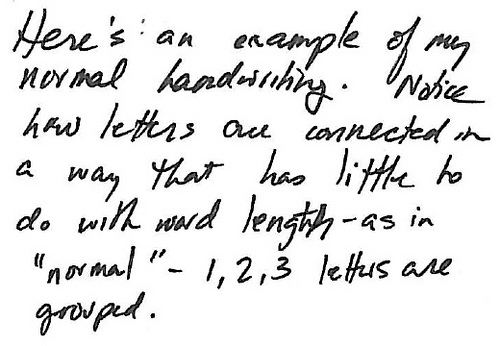
#> input picture data/testEN2.jpg, 500 x 346 px; its folder holds only this picture in this run
$ python -i WordSegmentation.py   (imports and definitions only)   (older library calls are emulated)
#> lines starting #> are read from the running program, lines starting #| are printed output that depends on the picture; after the words box and inside, x2 and y2 are one past the last pixel; in counts of white or black regions, pixels touching at a corner belong together
#> further down, picture is the input picture: shape (346, 500); min 0, max 255, mean 228.9
import math
import cv2
import numpy as np
import statistics

img = np.array([])

userAnswer = 0

userAnswerCode = {
  'correct':0,
  'none':1,
  'modify':2,
  'add':3,
  'modify&add':4
}

userBox = []


def isOutlier(box, boxes):
  """
    Comprueba si la caja box=(x, y, w, h) sobresale de entre las demas y probablemente no está bien segmentada.
    Esta implementación solo tiene en cuenta cuanto se desvia la altura de la caja de la media de las cajas.
    TODO: mejorar la predicción
  """

  heights = [i[3] for i in boxes]

  meanHeight = statistics.mean(heights)
  stDevHeight = statistics.stdev(heights)

  outlier = box[3] > meanHeight + 2 * stDevHeight  or  box[3] < meanHeight - 1.5 * stDevHeight

  print(f"{'&' if outlier else '@'}", end='')

  return outlier

def getRectangleGUI(event, x, y, flags, parameters):
  """

  """
  global img, userBox, userAnswer

  img_copy = np.copy(img)

  if event == cv2.EVENT_LBUTTONDOWN:
    userAnswer = userAnswerCode['modify']
    if len(userBox) in (0, 2):
      userBox = [(x, y)]
      # Dibujamos un punto donde el usuario a clicado
      cv2.circle(img_copy, userBox[0], 1, (0,0,255), -1)
    else:
      userBox.append((x, y))
      # Dibujamos un rectanguo entre los puntos que ha clicado el usuario
      cv2.rectangle(img_copy, userBox[0], userBox[1], (0, 0, 255), 1)
    cv2.imshow('image', img_copy)
    print(f'Pressed on ({x},{y})')

  if event == cv2.EVENT_RBUTTONDOWN:
    userAnswer = userAnswerCode['add']
    print('Right clicked')

def askUserConfirmation(image, box):
  """
    Pide al usuario que segmente la palabra correctamente.
  """
  global img
  img = image

  (x, y, w, h) = box
  img_copy = np.copy(image)
  cv2.rectangle(img_copy, (x, y), (x+w, y+h), (0,255,0), 1)
  print('Clicka en dos puntos para seleccionar el rectangulo que los une. Click derecho para deshacer')
  cv2.imshow('image', img_copy)
  cv2.setMouseCallback('image', on_mouse = getRectangleGUI)
  cv2.waitKey(0)
  if userAnswer == userAnswerCode['modify']:
    box = [0, 0, 0, 0]
    box[0] = min(userBox[:][0])
    box[1] = min(userBox[:][1])
    box[2] = abs(userBox[0][0] - userBox[1][0])
    box[3] = abs(userBox[0][1] - userBox[1][1])
    boxes = [box]
  elif userAnswer == userAnswerCode['none']:
    boxes = []
  elif userAnswer == userAnswerCode['correct']:
    boxes = [box]
  elif userAnswer == userAnswerCode['add']:
    newBox = [0, 0, 0, 0]
    newBox[0] = min(userBox[:][0])
    newBox[1] = min(userBox[:][1])
    newBox[2] = abs(userBox[0][0] - userBox[1][0])
    newBox[3] = abs(userBox[0][1] - userBox[1][1])
    boxes = [box, newBox]

  return boxes

def wordSegmentation(img, kernelSize=25, sigma=11, theta=6, minArea=0):
  """Scale space technique for word segmentation proposed by R. Manmatha: http://ciir.cs.umass.edu/pubfiles/mm-27.pdf

  Args:
    img: grayscale uint8 image of the text-line to be segmented.
    kernelSize: size of filter kernel, must be an odd integer.
    sigma: standard deviation of Gaussian function used for filter kernel.
    theta: approximated width/height ratio of words, filter function is distorted by this factor.
    minArea: ignore word candidates smaller than specified area.

  Returns:
    List of tuples. Each tuple contains the bounding box and the image of the segmented word.
  """
#> called with kernelSize = 25, sigma = 11, theta = 6, minArea = 0

  # apply filter kernel
  kernel = createKernel(kernelSize, sigma, theta)
  imgFiltered = cv2.filter2D(img, -1, kernel, borderType=cv2.BORDER_REPLICATE).astype(np.uint8)
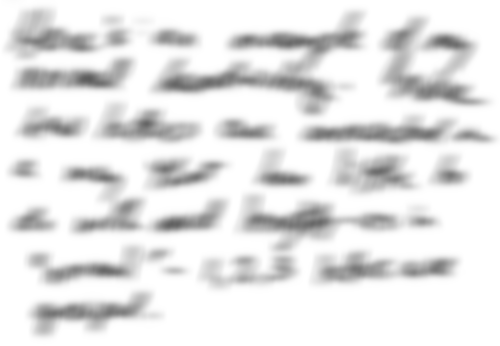
#> imgFiltered: shape (346, 500); min 92, max 255, mean 229
  # cv2.imshow('image', imgFiltered)
  # cv2.waitKey(0)
  (_, imgThres) = cv2.threshold(imgFiltered, 0, 255, cv2.THRESH_BINARY + cv2.THRESH_OTSU)
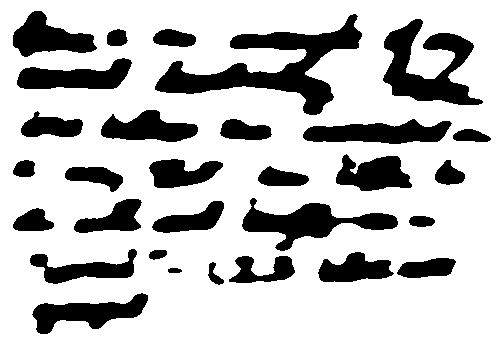
#> imgThres: shape (346, 500); 75.8% white; 30 black regions, largest, box (x1, y1, x2, y2) and area: (155, 14, 362, 115) 6464, (383, 19, 483, 105) 4049, (242, 198, 398, 251) 3171
  imgThres = 255 - imgThres
#> imgThres: shape (346, 500); 24.2% white; 30 white regions

  # find connected components. OpenCV: return type differs between OpenCV2 and 3
  if cv2.__version__.startswith('3.'):
    (_, components, _) = cv2.findContours(imgThres, cv2.RETR_EXTERNAL, cv2.CHAIN_APPROX_SIMPLE)
  else:
    (   components, _) = cv2.findContours(imgThres, cv2.RETR_LIST, cv2.CHAIN_APPROX_SIMPLE)
#> components = 30 contours; largest, box (x1, y1, x2, y2) and area: (155, 14, 362, 115) 6104, (383, 19, 483, 105) 3815, (242, 198, 398, 251) 2978, (303, 119, 452, 144) 2294, (32, 293, 148, 334) 2106

  # append components to result
  res = []
  for c in components:
    # skip small word candidates
    if cv2.contourArea(c) < minArea:
      continue
    # append bounding box and image of word to result list
    currBox = cv2.boundingRect(c) # returns (x, y, w, h)
    res.append(currBox)
#> this loop made 30 passes
#> currBox on passes 1 to 12: (32, 293, 116, 41), (168, 268, 14, 5), (208, 262, 16, 23), (397, 258, 59, 20), (229, 256, 66, 27), (318, 252, 76, 30), (149, 250, 18, 10), (30, 249, 107, 35), (409, 216, 26, 11), (13, 208, 41, 23), (152, 201, 72, 32), (74, 199, 68, 34)
#> after the loop, res = 30 items, first 6: (32, 293, 116, 41), (168, 268, 14, 5), (208, 262, 16, 23), (397, 258, 59, 20), (229, 256, 66, 27), (318, 252, 76, 30)
  boxes = set()
  for (index, box) in enumerate(res):
    if isOutlier(box, res):
      boxes.update(askUserConfirmation(img, box))
    else:
      boxes.add(box)
#> this loop made 30 passes
#> (outlier in isOutlier, x in askUserConfirmation, y in askUserConfirmation, w in askUserConfirmation, h in askUserConfirmation) on passes 28 to 29: (True, 383, 19, 100, 86), (True, 155, 14, 207, 101)
#> after the loop, boxes = 30 items


  # return list of words, ordenadas de izquierda a derecha y de arriba a abajo más o menos
  return imgFiltered, imgThres, sorted(list(boxes), key=lambda entry: 10 * (entry[1] + entry[3]//2) + (entry[0] + entry[2]//2))
  # return imgFiltered, imgThres, res


def prepareImg(img, height, resize=True):
  """convert given image to grayscale image (if needed) and resize to desired height"""
  assert img.ndim in (2, 3)
  if img.ndim == 3:
    # Si la imagen está en RGB se convierte a escala de grises
    img = cv2.cvtColor(img, cv2.COLOR_BGR2GRAY)
  if resize:
    h = img.shape[0]
    factor = height / h
    img = cv2.resize(img, dsize=None, fx=factor, fy=factor)
  return img


def createKernel(kernelSize, sigma, theta):
  """create anisotropic filter kernel according to given parameters"""
  assert kernelSize % 2 # must be odd size
  halfSize = kernelSize // 2

  kernel = np.zeros([kernelSize, kernelSize])
  sigmaX = sigma
  sigmaY = sigma * theta

  for i in range(kernelSize):
    for j in range(kernelSize):
      x = i - halfSize
      y = j - halfSize

      expTerm = np.exp(-x**2 / (2 * sigmaX) - y**2 / (2 * sigmaY))
      xTerm = (x**2 - sigmaX**2) / (2 * math.pi * sigmaX**5 * sigmaY)
      yTerm = (y**2 - sigmaY**2) / (2 * math.pi * sigmaY**5 * sigmaX)

      kernel[i, j] = (xTerm + yTerm) * expTerm

  kernel = kernel / np.sum(kernel)
  return kernel

>>> import cv2
>>> picture = cv2.imread('../data/testEN2.jpg', cv2.IMREAD_GRAYSCALE)
>>> result = wordSegmentation(picture)
